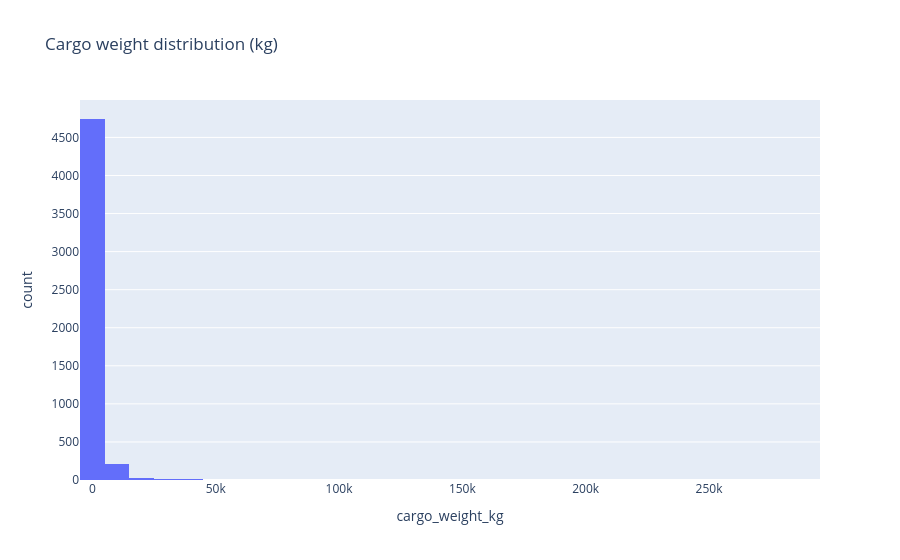

Notebook code cell kept with this figure:
### Code cell
fig = px.histogram(df, x="cargo_weight_kg", nbins=40, title="Cargo weight distribution (kg)")
fig.show()

### Figure 1 — Plotly figure (JSON) as saved in the notebook; plotly's stock layout.template omitted (floating-point values rounded to 4 significant figures; data arrays with more than 128 entries replaced by an {"elided": "..."} marker saying what was removed)
{"data": [{"alignmentgroup": "True", "bingroup": "x", "hovertemplate": "cargo_weight_kg=%{x}<br>count=%{y}<extra></extra>", "legendgroup": "", "marker": {"color": "#636efa", "pattern": {"shape": ""}}, "name": "", "nbinsx": 40, "offsetgroup": "", "orientation": "v", "showlegend": false, "type": "histogram", "x": {"elided": "5000 float values"}, "xaxis": "x", "yaxis": "y"}], "layout": {"barmode": "relative", "legend": {"tracegroupgap": 0}, "title": {"text": "Cargo weight distribution (kg)"}, "xaxis": {"anchor": "y", "domain": [0, 1], "title": {"text": "cargo_weight_kg"}}, "yaxis": {"anchor": "x", "domain": [0, 1], "title": {"text": "count"}}}}
